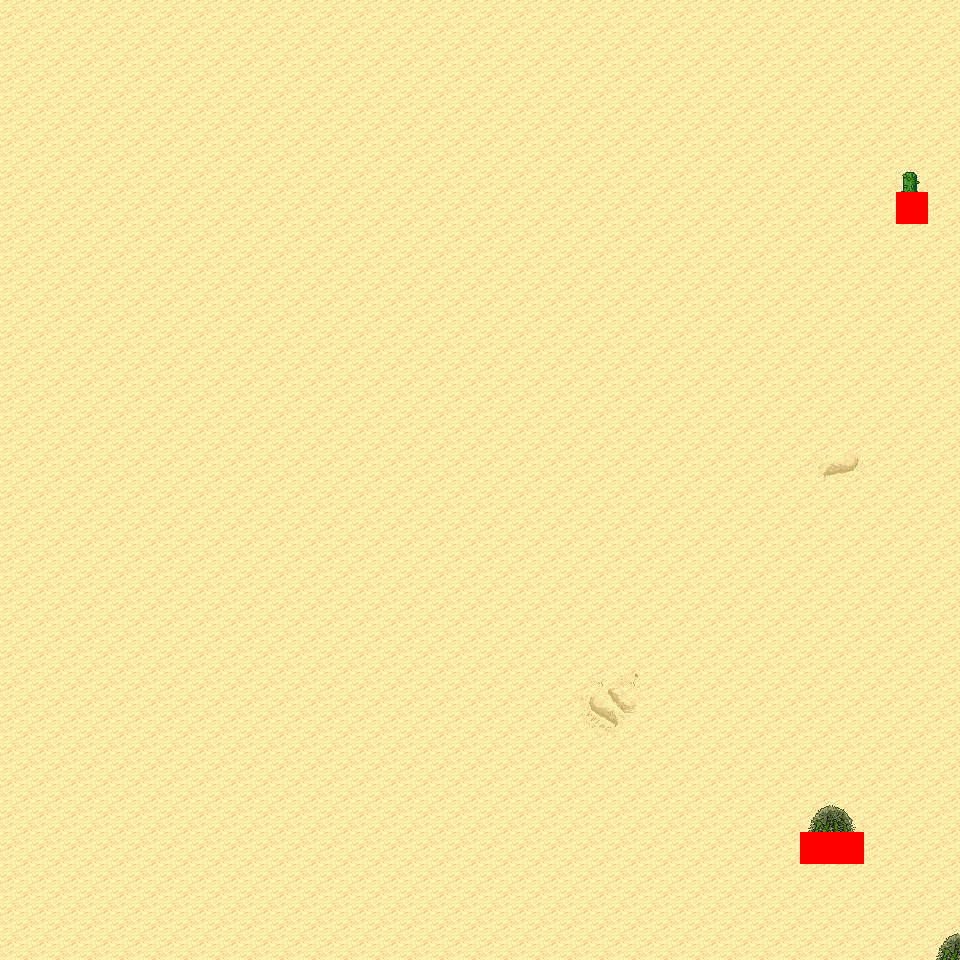

The image is a tile-based game level rendered from a .tmx file. Its description and source (layers, tilesets, objects; grid data summarised) follow:
An orthogonal 30x30 tile map with 32x32 px tiles, 6 tile layers (Ground, Object, Object2, Above, ...), 6 tilesets and 3 objects (3x mapExit).

<map version="1.0" orientation="orthogonal" renderorder="right-down" width="30" height="30" tilewidth="32" tileheight="32" nextobjectid="4">
  <tileset firstgid="1" name="tileset_logic_collision" tilewidth="32" tileheight="32" tilecount="1" columns="1">
    <image source="../drawable/tileset_logic_collision.png" width="32" height="32" />
  </tileset>
  <tileset firstgid="2" name="tileset_terrain_desert" tilewidth="32" tileheight="32" tilecount="88" columns="8">
    <image source="../drawable/tileset_terrain_desert.png" width="256" height="352" />
  </tileset>
  <tileset firstgid="90" name="tileset_ground_sand_2" tilewidth="32" tileheight="32" tilecount="15" columns="5">
    <image source="../drawable/tileset_ground_sand_2.png" width="160" height="96" />
  </tileset>
  <tileset firstgid="105" name="tileset_plant_cactus_2" tilewidth="32" tileheight="32" tilecount="10" columns="5">
    <image source="../drawable/tileset_plant_cactus_2.png" width="160" height="64" />
  </tileset>
  <tileset firstgid="115" name="tileset_plant_cactus" tilewidth="32" tileheight="32" tilecount="2" columns="1">
    <image source="../drawable/tileset_plant_cactus.png" width="32" height="64" />
  </tileset>
  <tileset firstgid="117" name="tileset_plant_round_cactuses" tilewidth="32" tileheight="32" tilecount="20" columns="10">
    <image source="../drawable/tileset_plant_round_cactuses.png" width="320" height="64" />
  </tileset>
  <layer name="Ground" width="30" height="30">
    <data>[900 cells, 900 non-empty, 7 distinct tile ids]</data>
  </layer>
  <layer name="Object" width="30" height="30">
    <data>[900 cells, 3 non-empty, 3 distinct tile ids]</data>
  </layer>
  <layer name="Object2" width="30" height="30">
    <data>[900 cells, 0 non-empty, 0 distinct tile ids]</data>
  </layer>
  <layer name="Above" width="30" height="30">
    <data>[900 cells, 4 non-empty, 3 distinct tile ids]</data>
  </layer>
  <layer name="Above2" width="30" height="30">
    <data>[900 cells, 0 non-empty, 0 distinct tile ids]</data>
  </layer>
  <layer name="Walkable" width="30" height="30">
    <data>[900 cells, 3 non-empty, 1 distinct tile ids]</data>
  </layer>
  <objectgroup name="MapEvents">
    <object id="1" name="north" type="mapExit" x="0" y="0" width="960" height="32">
      <properties>
        <property name="map" value="level_0_x21_y128" />
        <property name="x" value="0" />
        <property name="y" value="28" />
      </properties>
    </object>
    <object id="2" name="south" type="mapExit" x="0" y="928" width="960" height="32">
      <properties>
        <property name="map" value="level_0_x21_y130" />
        <property name="x" value="0" />
        <property name="y" value="1" />
      </properties>
    </object>
    <object id="3" name="west" type="mapExit" x="0" y="0" width="32" height="960">
      <properties>
        <property name="map" value="level_0_x20_y129" />
        <property name="x" value="28" />
        <property name="y" value="0" />
      </properties>
    </object>
  </objectgroup>
</map>
